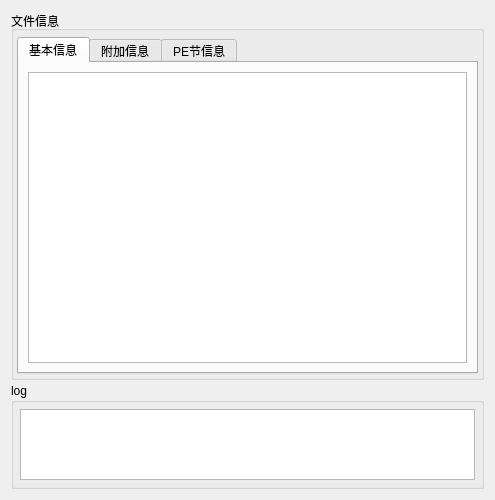
<?xml version="1.0" encoding="UTF-8"?>
<ui version="4.0">
 <class>Dialog</class>
 <widget class="QDialog" name="Dialog">
  <property name="geometry">
   <rect>
    <x>0</x>
    <y>0</y>
    <width>495</width>
    <height>500</height>
   </rect>
  </property>
  <property name="windowTitle">
   <string>详细信息</string>
  </property>
  <layout class="QVBoxLayout" name="verticalLayout">
   <item>
    <layout class="QVBoxLayout" name="verticalLayout_2" stretch="7,2">
     <property name="spacing">
      <number>3</number>
     </property>
     <item>
      <widget class="QGroupBox" name="groupBox">
       <property name="title">
        <string>文件信息</string>
       </property>
       <layout class="QHBoxLayout" name="horizontalLayout">
        <property name="spacing">
         <number>3</number>
        </property>
        <property name="leftMargin">
         <number>3</number>
        </property>
        <property name="topMargin">
         <number>6</number>
        </property>
        <property name="rightMargin">
         <number>3</number>
        </property>
        <property name="bottomMargin">
         <number>3</number>
        </property>
        <item>
         <widget class="QTabWidget" name="tabWidget">
          <property name="currentIndex">
           <number>0</number>
          </property>
          <widget class="QWidget" name="tab">
           <attribute name="title">
            <string>基本信息</string>
           </attribute>
           <layout class="QHBoxLayout" name="horizontalLayout_3">
            <item>
             <widget class="QListWidget" name="listWidget"/>
            </item>
           </layout>
          </widget>
          <widget class="QWidget" name="tab_2">
           <attribute name="title">
            <string>附加信息</string>
           </attribute>
           <layout class="QHBoxLayout" name="horizontalLayout_4">
            <item>
             <widget class="QListWidget" name="listWidget_2"/>
            </item>
           </layout>
          </widget>
          <widget class="QWidget" name="tab_3">
           <attribute name="title">
            <string>PE节信息</string>
           </attribute>
           <layout class="QHBoxLayout" name="horizontalLayout_5">
            <item>
             <widget class="QTableWidget" name="tableWidget">
              <attribute name="verticalHeaderVisible">
               <bool>false</bool>
              </attribute>
              <column>
               <property name="text">
                <string>Name</string>
               </property>
              </column>
              <column>
               <property name="text">
                <string>VirtualAddr</string>
               </property>
              </column>
              <column>
               <property name="text">
                <string>VirtualSize</string>
               </property>
              </column>
              <column>
               <property name="text">
                <string>RawSize</string>
               </property>
              </column>
              <column>
               <property name="text">
                <string>Entropy</string>
               </property>
              </column>
             </widget>
            </item>
           </layout>
          </widget>
         </widget>
        </item>
       </layout>
      </widget>
     </item>
     <item>
      <widget class="QGroupBox" name="groupBox_2">
       <property name="title">
        <string>log</string>
       </property>
       <layout class="QHBoxLayout" name="horizontalLayout_2">
        <property name="spacing">
         <number>6</number>
        </property>
        <property name="leftMargin">
         <number>6</number>
        </property>
        <property name="topMargin">
         <number>6</number>
        </property>
        <property name="rightMargin">
         <number>6</number>
        </property>
        <property name="bottomMargin">
         <number>6</number>
        </property>
        <item>
         <widget class="QTextEdit" name="textEdit"/>
        </item>
       </layout>
      </widget>
     </item>
    </layout>
   </item>
  </layout>
 </widget>
 <resources/>
 <connections/>
</ui>
